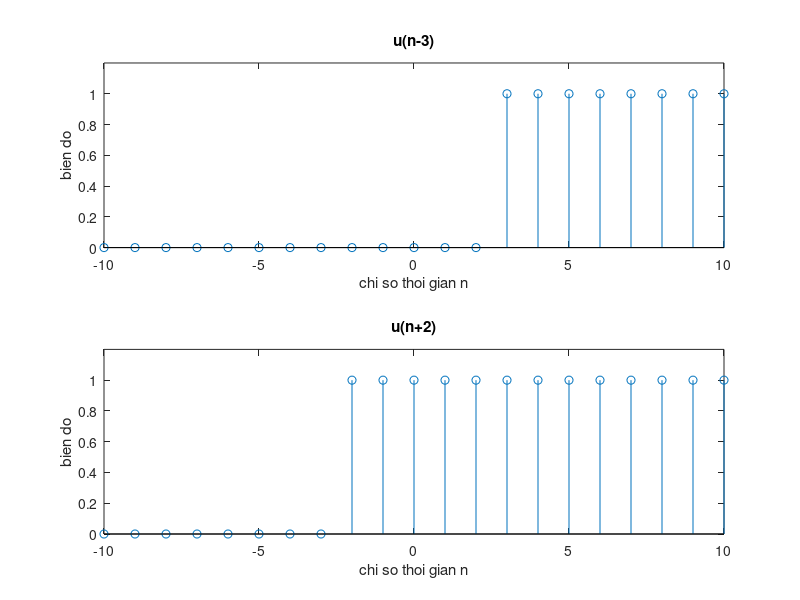

Recreate this plot in MATLAB.
L1 = 10;
L2 = 10;
n = -L1:L2;

%figure(1)
u1 = [zeros(1,L1 + 3) 1 ones(1,L2 - 3)];      % ham u(n-3)
subplot(2,1,1)
stem(n,u1);
title('u(n-3)');
xlabel('chi so thoi gian n');
ylabel('bien do');
axis([-L1 L2 0 1.2]);%dat gioi han truc x tu -L1:L2 va truc y tu 0:1.2

%figure(2)
u2 = [zeros(1,L1 - 2) 1 ones(1,L2 + 2)];      % ham u(n+2)
subplot(2,1,2)
stem(n,u2);
title('u(n+2)');
xlabel('chi so thoi gian n');
ylabel('bien do');
axis([-L1 L2 0 1.2]);%dat gioi han truc x tu -L1:L2 va truc y tu 0:1.2